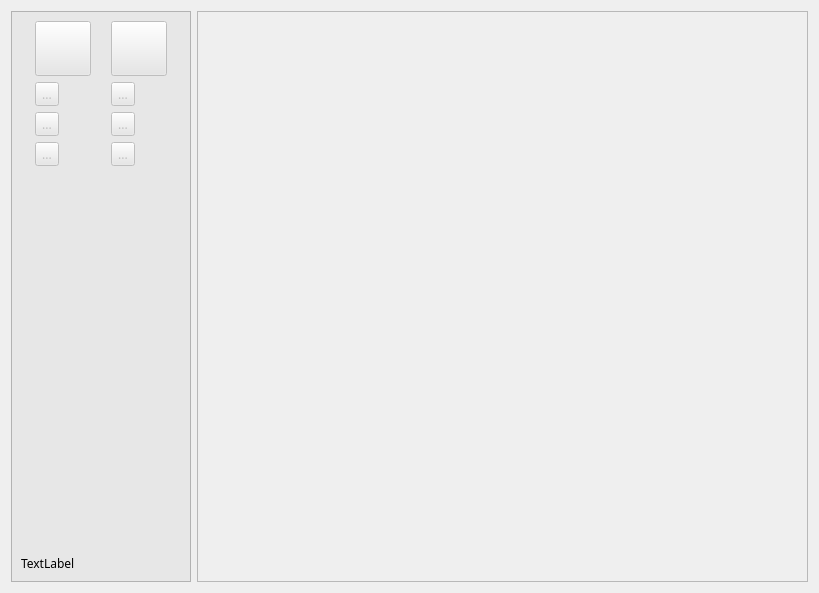
<?xml version="1.0" encoding="UTF-8"?>
<ui version="4.0">
 <class>ces</class>
 <widget class="QWidget" name="ces">
  <property name="geometry">
   <rect>
    <x>0</x>
    <y>0</y>
    <width>819</width>
    <height>593</height>
   </rect>
  </property>
  <property name="font">
   <font>
    <family>Gill Sans MT</family>
    <pointsize>9</pointsize>
    <weight>50</weight>
    <italic>false</italic>
    <bold>false</bold>
   </font>
  </property>
  <property name="windowTitle">
   <string>Form</string>
  </property>
  <layout class="QHBoxLayout" name="horizontalLayout">
   <item>
    <widget class="QScrollArea" name="toolbox">
     <property name="minimumSize">
      <size>
       <width>140</width>
       <height>500</height>
      </size>
     </property>
     <property name="maximumSize">
      <size>
       <width>180</width>
       <height>16777215</height>
      </size>
     </property>
     <property name="styleSheet">
      <string notr="true">background-color: rgb(231, 231, 231);</string>
     </property>
     <property name="widgetResizable">
      <bool>true</bool>
     </property>
     <widget class="QWidget" name="scrollAreaWidgetContents_2">
      <property name="geometry">
       <rect>
        <x>0</x>
        <y>0</y>
        <width>178</width>
        <height>573</height>
       </rect>
      </property>
      <layout class="QVBoxLayout" name="verticalLayout">
       <item>
        <layout class="QGridLayout" name="gridLayout">
         <item row="0" column="1">
          <widget class="QToolButton" name="botonImprimir">
           <property name="enabled">
            <bool>false</bool>
           </property>
           <property name="minimumSize">
            <size>
             <width>50</width>
             <height>50</height>
            </size>
           </property>
           <property name="text">
            <string/>
           </property>
           <property name="icon">
            <iconset>
             <normalon>:/new/prefix1/iconos/Print.png</normalon>
            </iconset>
           </property>
           <property name="iconSize">
            <size>
             <width>48</width>
             <height>48</height>
            </size>
           </property>
          </widget>
         </item>
         <item row="0" column="2">
          <widget class="QToolButton" name="botonGuardar">
           <property name="enabled">
            <bool>false</bool>
           </property>
           <property name="minimumSize">
            <size>
             <width>50</width>
             <height>50</height>
            </size>
           </property>
           <property name="text">
            <string/>
           </property>
           <property name="icon">
            <iconset>
             <normalon>:/new/prefix1/iconos/Save.png</normalon>
            </iconset>
           </property>
           <property name="iconSize">
            <size>
             <width>48</width>
             <height>48</height>
            </size>
           </property>
          </widget>
         </item>
         <item row="1" column="1">
          <widget class="QToolButton" name="botonNuevo">
           <property name="enabled">
            <bool>false</bool>
           </property>
           <property name="text">
            <string>...</string>
           </property>
           <property name="icon">
            <iconset resource="icons.qrc">
             <normaloff>:/new/prefix1/iconos/Add.png</normaloff>:/new/prefix1/iconos/Add.png</iconset>
           </property>
           <property name="iconSize">
            <size>
             <width>48</width>
             <height>48</height>
            </size>
           </property>
          </widget>
         </item>
         <item row="1" column="2">
          <widget class="QToolButton" name="botonAnular">
           <property name="enabled">
            <bool>false</bool>
           </property>
           <property name="text">
            <string>...</string>
           </property>
           <property name="icon">
            <iconset resource="icons.qrc">
             <normaloff>:/new/prefix1/iconos/Delete.png</normaloff>:/new/prefix1/iconos/Delete.png</iconset>
           </property>
           <property name="iconSize">
            <size>
             <width>48</width>
             <height>48</height>
            </size>
           </property>
          </widget>
         </item>
         <item row="2" column="2">
          <widget class="QToolButton" name="botonBuscar">
           <property name="enabled">
            <bool>false</bool>
           </property>
           <property name="text">
            <string>...</string>
           </property>
           <property name="icon">
            <iconset resource="icons.qrc">
             <normaloff>:/new/prefix1/iconos/Search.png</normaloff>:/new/prefix1/iconos/Search.png</iconset>
           </property>
           <property name="iconSize">
            <size>
             <width>48</width>
             <height>48</height>
            </size>
           </property>
          </widget>
         </item>
         <item row="3" column="1">
          <widget class="QToolButton" name="botonCargar">
           <property name="enabled">
            <bool>false</bool>
           </property>
           <property name="text">
            <string>...</string>
           </property>
           <property name="icon">
            <iconset resource="icons.qrc">
             <normaloff>:/new/prefix1/iconos/Load.png</normaloff>:/new/prefix1/iconos/Load.png</iconset>
           </property>
           <property name="iconSize">
            <size>
             <width>48</width>
             <height>48</height>
            </size>
           </property>
          </widget>
         </item>
         <item row="2" column="1">
          <widget class="QToolButton" name="botonModificar">
           <property name="enabled">
            <bool>false</bool>
           </property>
           <property name="text">
            <string>...</string>
           </property>
           <property name="icon">
            <iconset resource="icons.qrc">
             <normaloff>:/new/prefix1/iconos/Modify.png</normaloff>:/new/prefix1/iconos/Modify.png</iconset>
           </property>
           <property name="iconSize">
            <size>
             <width>48</width>
             <height>48</height>
            </size>
           </property>
          </widget>
         </item>
         <item row="3" column="2">
          <widget class="QToolButton" name="botonSalir">
           <property name="enabled">
            <bool>false</bool>
           </property>
           <property name="text">
            <string>...</string>
           </property>
           <property name="icon">
            <iconset>
             <normalon>:/new/prefix1/iconos/Back.png</normalon>
            </iconset>
           </property>
           <property name="iconSize">
            <size>
             <width>48</width>
             <height>48</height>
            </size>
           </property>
          </widget>
         </item>
        </layout>
       </item>
       <item>
        <spacer name="verticalSpacer">
         <property name="orientation">
          <enum>Qt::Vertical</enum>
         </property>
         <property name="sizeHint" stdset="0">
          <size>
           <width>20</width>
           <height>40</height>
          </size>
         </property>
        </spacer>
       </item>
       <item>
        <widget class="QLabel" name="etiqueta">
         <property name="text">
          <string>TextLabel</string>
         </property>
        </widget>
       </item>
      </layout>
     </widget>
    </widget>
   </item>
   <item>
    <widget class="QScrollArea" name="workspace">
     <property name="minimumSize">
      <size>
       <width>500</width>
       <height>500</height>
      </size>
     </property>
     <property name="widgetResizable">
      <bool>true</bool>
     </property>
     <widget class="QWidget" name="scrollAreaWidgetContents">
      <property name="geometry">
       <rect>
        <x>0</x>
        <y>0</y>
        <width>613</width>
        <height>573</height>
       </rect>
      </property>
     </widget>
    </widget>
   </item>
  </layout>
 </widget>
 <resources>
  <include location="icons.qrc"/>
 </resources>
 <connections/>
</ui>
